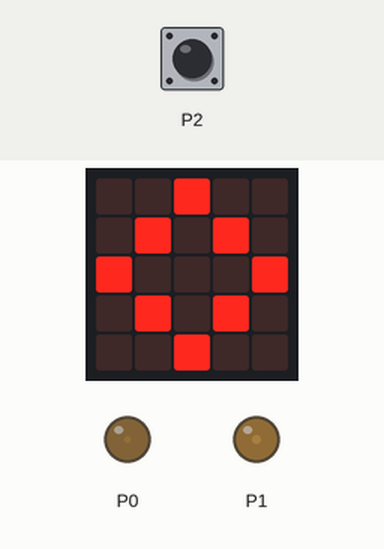
Bench run of a program on a simulated BBC micro:bit (MakeCode). Shown: the board's 5×5 LED display, output pins drawn as LEDs (lit = HIGH). Dashed ring = blinking. Inputs (shaded band) come from the test bench; at power-on: P2 LOW.

Above: at 1.6 s.
1.7 s: P2 pulled HIGH for 0.55 s
At 3.0 s:
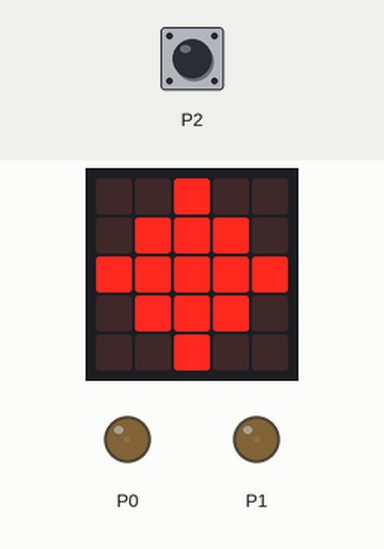
4.7 s: P2 pulled HIGH for 1 s
At 8.1 s:
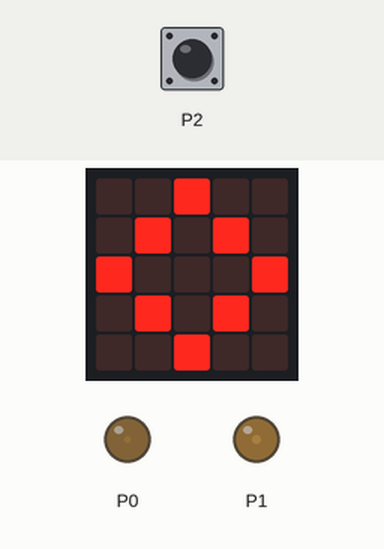
8.4 s: P2 pulled HIGH for 3.2 s
At 10.0 s:
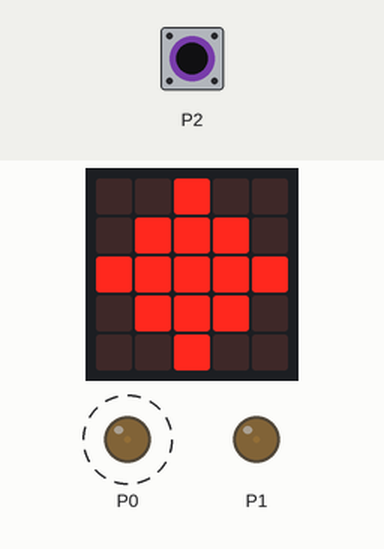
Timing chart, 0 to 14.6 s (numbered marks = the images above; inputs shaded):
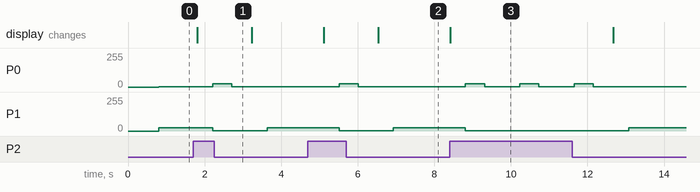

The program:

main.ts
```typescript
let Contact = 0
basic.showLeds(`
    . . # . .
    . # . # .
    # . . . #
    . # . # .
    . . # . .
    `)
basic.forever(function () {
    Contact = pins.digitalReadPin(DigitalPin.P2)
    if (Contact == 1) {
        basic.showLeds(`
            . . # . .
            . # # # .
            # # # # #
            . # # # .
            . . # . .
            `)
        pins.analogWritePin(AnalogPin.P0, 100)
        pins.analogWritePin(AnalogPin.P1, 10)
        basic.pause(500)
        pins.analogWritePin(AnalogPin.P0, 10)
        pins.analogWritePin(AnalogPin.P1, 10)
        basic.pause(500)
    } else {
        basic.showLeds(`
            . . # . .
            . # . # .
            # . . . #
            . # . # .
            . . # . .
            `)
        pins.analogWritePin(AnalogPin.P0, 10)
        pins.analogWritePin(AnalogPin.P1, 100)
        basic.pause(50)
    }
})
```

test.ts
```typescript
// les tests vont ici ; cela ne sera pas compilé si ce paquet est utilisé en tant qu'extension.
```

Measured:
- after the input at 1.7 s, P0: 2/255 → 25/255 after 0.51 s, → 2/255 0.50 s later; P1: 25/255 → 2/255 after 0.51 s, → 25/255 1.4 s later; the display: changes after 0.11 s (image 1)
- after the input at 4.7 s, P0: 2/255 → 25/255 after 0.81 s, → 2/255 0.50 s later; P1: 25/255 → 2/255 after 0.81 s, → 25/255 1.4 s later; the display: first changes after 0.41 s (image 2 shows a later state)
- after the input at 8.4 s, P0: alternates 25/255 for 0.50 s and 2/255 for 0.92 s, 6 changes in all, then stays 2/255, starting after 0.41 s; P1: 25/255 → 2/255 after 0.41 s, → 25/255 4.3 s later; the display: changes at once (image 3)
